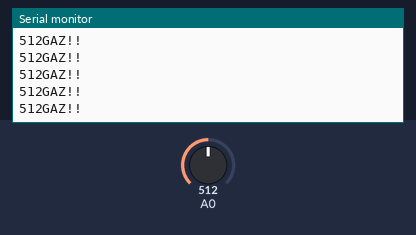
A sketch run on a simulated Arduino Uno, built with avr-gcc and run on an emulated ATmega328P. Shown: the last lines printed to the serial monitor. Inputs (shaded band) come from the test bench; at power-on: A0 = 512.

Above: at 1.2 s.
1.3 s: A0 set to 108
At 1.68 s:
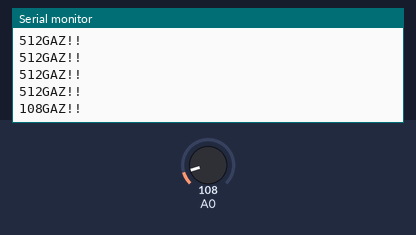
2.8 s: A0 set to 90
At 3.18 s:
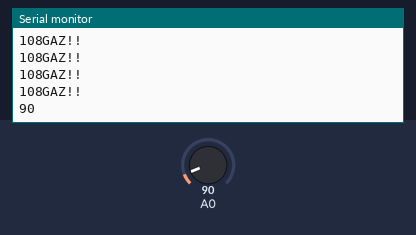

Measured:
- the behaviour switches between 101 and 100 on A0 (found by bisection; images 1 and 2)
- after the input at 1.3 s, the serial monitor: prints a new line after 0.20 s (image 1)
- after the input at 2.8 s, the serial monitor: prints a new line after 0.20 s (image 2)

The sketch:

czad.ino
```cpp
void setup(){
  Serial.begin(9600);
  pinMode(A0, INPUT);
}

void loop(){
  int pomiar=analogRead(A0);
  Serial.print(pomiar);
  if(pomiar>100){
    Serial.print("GAZ!!");
  }
  Serial.println();
  delay(250);
}
```
